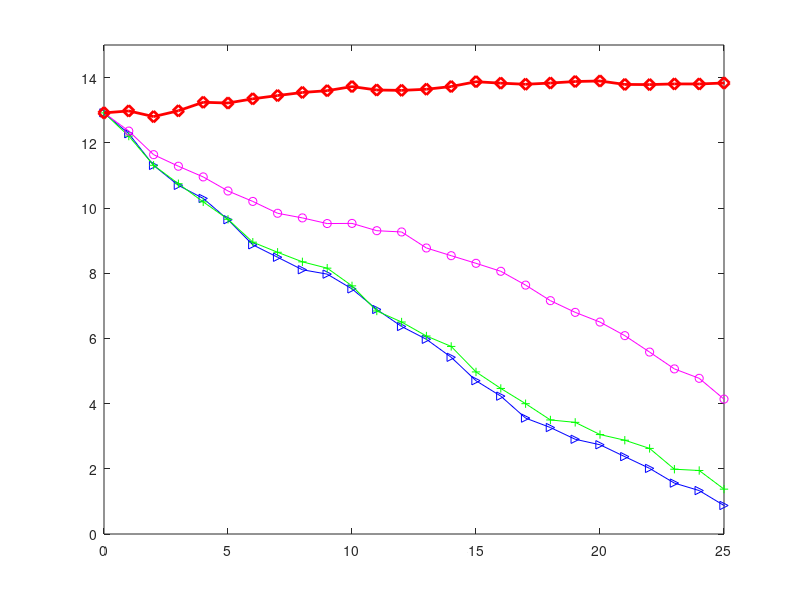

MATLAB code for this plot: (Note: this script raises an error after producing the figure.)
% save target_k_cdf.mat dist1 dist2 dist3 dist4;
% dist: 35*70 matrix

%load target_k_cdf.mat % the first version
load ./mat/target_cdf_v2.mat
%% Average deviation
%plot(x,avg20,'-b^',x,avg21,'-g+',x,avg4,'-mx',x,avg5,'-rs','markersize',8,'LineWidth',2)
h = figure;
x=[0:34];
plot(x,mean(dist1,2),'-b>',x,mean(dist2,2),'-g+',x,mean(dist3,2),'-mo',x,mean(dist4,2),'-rd','markersize',8,'LineWidth',2)
xlim([0,25])
ylim([0,15])
legend('Type-1','Type-2','Type-3','Type-4','Location','sw')
ylabel('Avg. deviation (m)')
xlabel('# of fake APs')
% xticks([0:5:25])
% xticklabels([0:5:25])

set(gca,'fontsize',18)
%set(gca,'fontsize',18,'XTick',[0:2:25])
%set(gca,'XTick',[1:2:35])

set(h,'Units','Inches');
pos = get(h,'Position');
set(h,'PaperPositionMode','Auto','PaperUnits','Inches','PaperSize',[pos(3), pos(4)])
print(h,'filename','-dpdf','-r0')

%% given k=10 - CDF 
h = figure;
x=[1:1000];
avg1_diffk1 = dist1(8,x);
avg1_diffk2 = dist2(8,x);
avg1_diffk3 = dist3(8,x);
avg1_diffk4 = dist4(8,x);

[y1,x1]=ecdf(avg1_diffk1);
[y2,x2]=ecdf(avg1_diffk2);
[y3,x3]=ecdf(avg1_diffk3);
[y4,x4]=ecdf(avg1_diffk4);

plot(x1,y1,'-b.','LineWidth',2)
hold on
plot(x2,y2,'-.g','LineWidth',2)
hold on
plot(x3,y3,'m:','LineWidth',2)
hold on
plot(x4,y4,'--r','LineWidth',2)

xlim([0,27])
grid on
set(gca,'GridLineStyle',':','gridcolor','k');
%set(gca,'GridLineStyle',':','gridcolor','k','xtick',1:5:26);

% set(gca,'GridLineStyle',':','gridcolor','k','xtick',1:5:27);
% label={'0','5','10','15','20','25'};
% set(gca,'xticklabel',label);

legend('Type-1','Type-2','Type-3','Type-4','Location','se')
xlabel('Attack 2 deviation (m)')
ylabel('CDF')
set(gca,'fontsize',18)

set(h,'Units','Inches');
pos = get(h,'Position');
set(h,'PaperPositionMode','Auto','PaperUnits','Inches','PaperSize',[pos(3), pos(4)])
print(h,'filename','-dpdf','-r0')